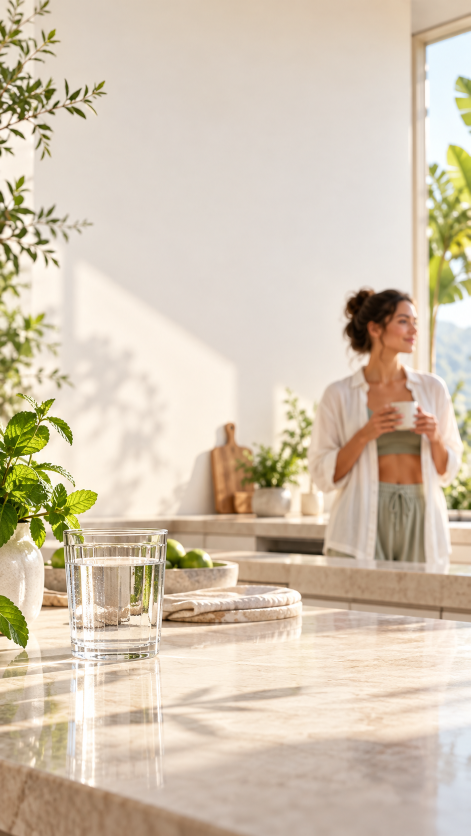
#> input picture projects/sal-amargo-unilife-ad/assets/lifestyle-bg.png, 941 x 1672 px (shown at 1/2 size)
$ python -i render.py   (imports and definitions only)
#> lines starting #> are read from the running program, lines starting #| are printed output that depends on the picture
"""Reproducible Motion Studio v2. Python + Pillow/NumPy/SciPy + FFmpeg.

3D torus meshes form geometric scenery; the real product remains a frontal
photographic plane. Captions follow approximate phrase anchors, never karaoke.
"""
import argparse,hashlib,json,math,os,pathlib,subprocess,sys,time
from functools import lru_cache
import numpy as np
from PIL import Image,ImageDraw,ImageFont,ImageFilter,ImageChops
from scipy.io import wavfile
from scipy.ndimage import maximum_filter1d, gaussian_filter1d

ROOT=pathlib.Path(__file__).resolve().parents[1]
# [1 line that did not run here, left out]
# [1 line that did not run here, left out]
# [1 line that did not run here, left out]
FPS=30;DURATION=30;SR=48000;W=1080;H=1920;S=1.
DEFAULT_WORK=pathlib.Path("/workspace/work/sal-amargo-v2") if pathlib.Path("/workspace").exists() else ROOT/"work"
# [1 line not run here, left out]
# [1 line that did not run here, left out]

# [4 lines left out: function run, not called in this run]
def save(name,data):
    (ROOT/name).write_text(json.dumps(data,ensure_ascii=False,indent=2)+"\n",encoding="utf-8")
def clamp(t):return min(1.,max(0.,t))
def out(t):return 1-(1-clamp(t))**3
def smooth(t):t=clamp(t);return t*t*(3-2*t)
def px(v):return round(v*S)
def color(v):return tuple(bytes.fromhex(PAL.get(v,v).lstrip("#")))
def measured(t):
    pts=DNA["execution"]["motion"]["entry_curve"]
    return float(np.interp(clamp(t),[p[0] for p in pts],[p[1] for p in pts]))

# [30 lines left out: functions font, center, text_layer, not called in this run]

def label(im,text,x,y,size=64,fill="ink",serif=False,alpha=1,angle=0,width=780):
    center(im,text_layer(text,size,color(fill),serif,True,width),x,y,alpha,angle)

# [12 lines left out: function product, not called in this run]

@lru_cache(maxsize=36)
def sized_product(height):
    p=product();return p.resize((max(1,round(height*p.width/p.height)),height),Image.Resampling.LANCZOS)

# [15 lines left out: functions bottle, gradient, not called in this run]

@lru_cache(maxsize=6)
def photo(name):
    return Image.open(ROOT/"assets/images"/name).convert("RGBA")

# [156 lines left out: functions photo_full, rounded_card, ribbon, torus_model, torus_faces, torus and 4 more, not called in this run]

def image_at(frame):
    index=next(i for i,s in enumerate(EDL["scenes"]) if s["start_frame"]<=frame<s["end_frame"])
    im=scene_image(index,frame)
    info=EDL["scenes"][index];local=frame/FPS-info["start_s"]
    if index and info["transition"]=="motivated_green_wipe" and local<.20:
        # The moving field clears fully; no flash frame or lingering root transform.
        u=out(local/.20);layer=Image.new("RGBA",(W,H));d=ImageDraw.Draw(layer)
        x=round(W*(1.35*u-.35));width=round(W*.24*(1-u))
        if width>0:d.polygon([(x-width,0),(x,0),(x+px(120),H),(x-width+px(120),H)],fill=color("accent"))
        im.alpha_composite(layer)
    # The text owner stays above the transition field throughout the phrase.
    caption(im,index,local,info["kind"] in ("choices","orbit","advisory","warnings"))
    return im.convert("RGB")

# [137 lines left out: functions measure, synth_audio, video_only, main, not called in this run]

# [1 line not run here, left out]

>>> import cv2
>>> picture = cv2.imread('../../sal-amargo-unilife-ad/assets/lifestyle-bg.png', cv2.IMREAD_GRAYSCALE)
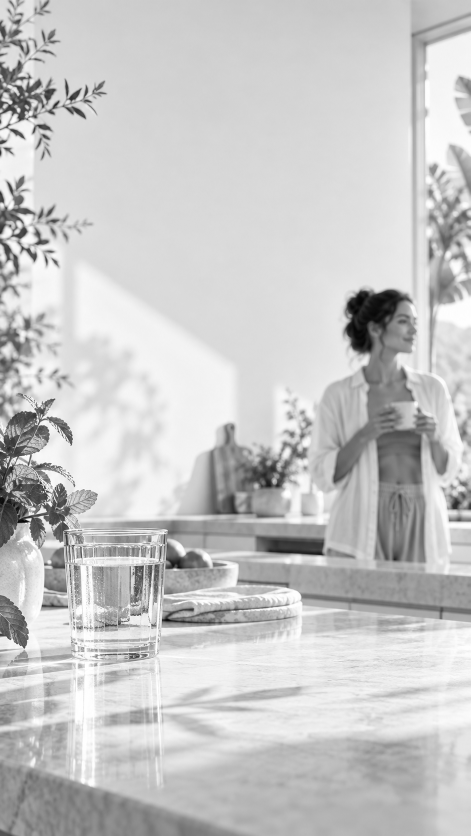
#> picture: shape (1672, 941) (shown at 1/2 size); min 1, max 255, mean 199
#> (the run stopped early here; a loop or call above may not have finished)
